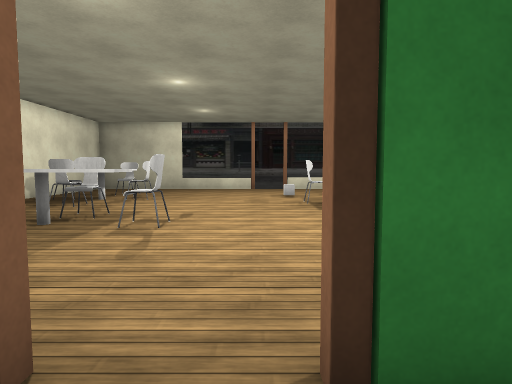
View 1 (above)

24 first-person views from a walk through a 3-D level made in the Unity game engine. The camera is 1.2 m above the floor, tilts 4° down and sees 75° across. Doors are open. The floor is counted in squares, 1 m on a side. Each view is taken from the middle of a square. On the plan, view 1 faces up. The plan holds only what a view shows up to about 14 squares ahead; the rest is blank. The place goes on beyond the plan. The player is left out. Some surface patterns are stand-ins.

View 2
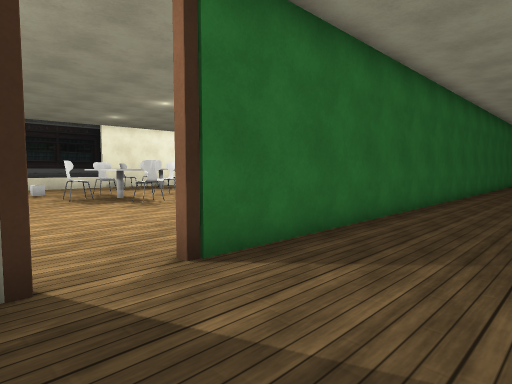

View 3
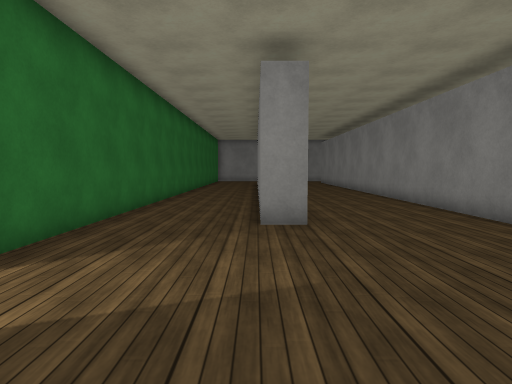

View 4
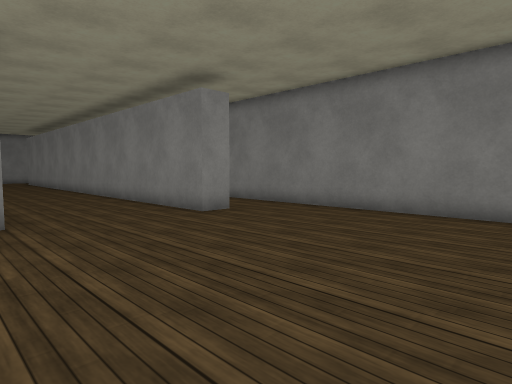

View 5
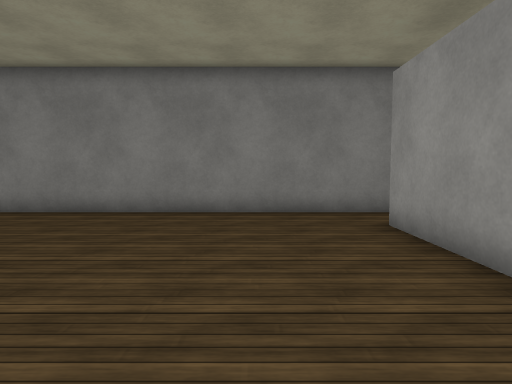

View 6
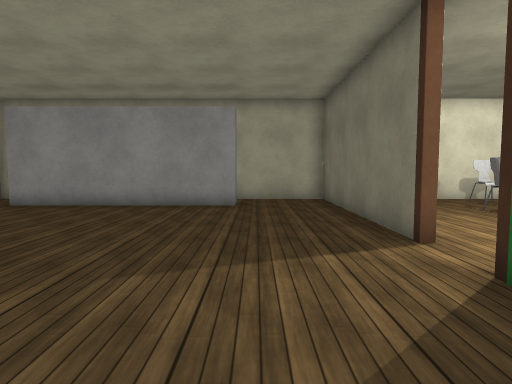

View 7
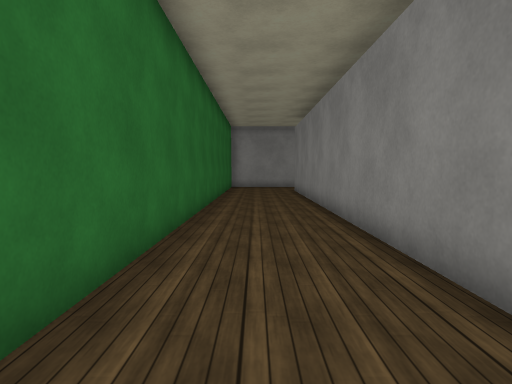

View 8
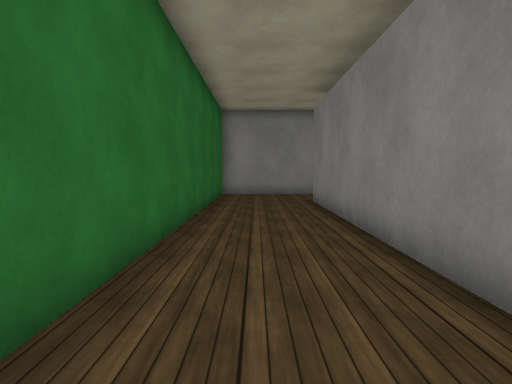

View 9
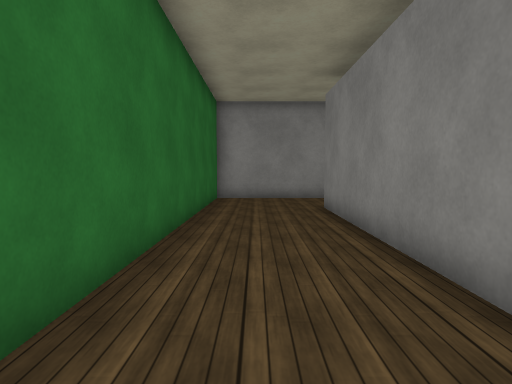

View 10
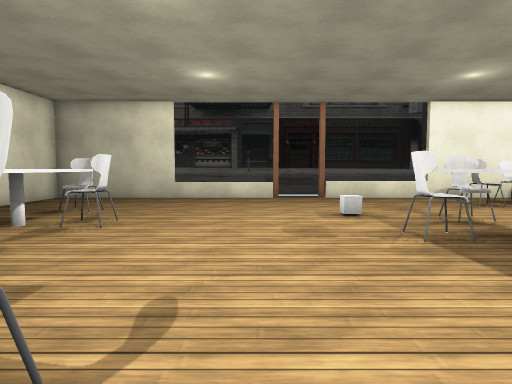

View 11
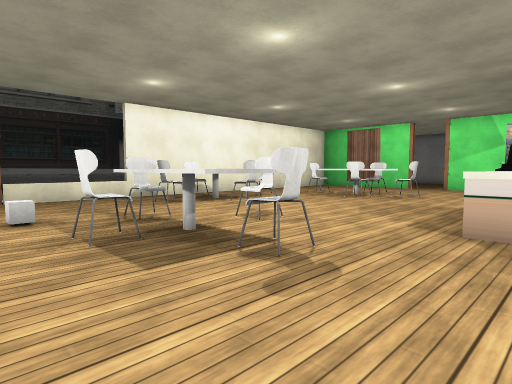

View 12
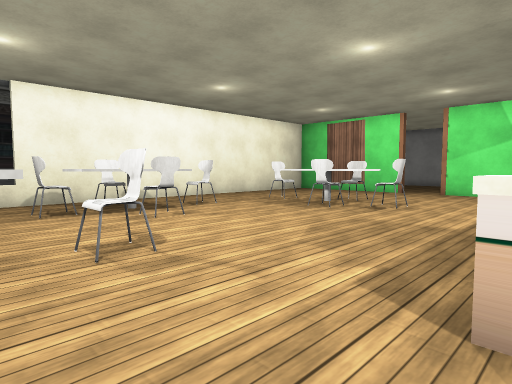

View 13
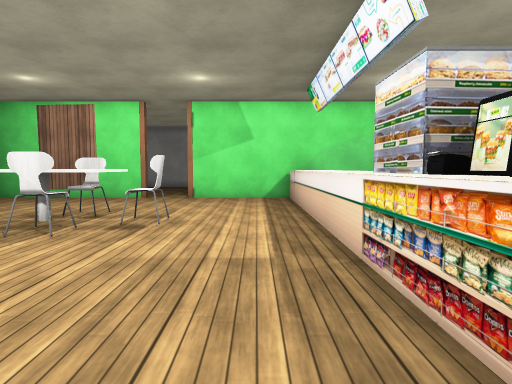

View 14
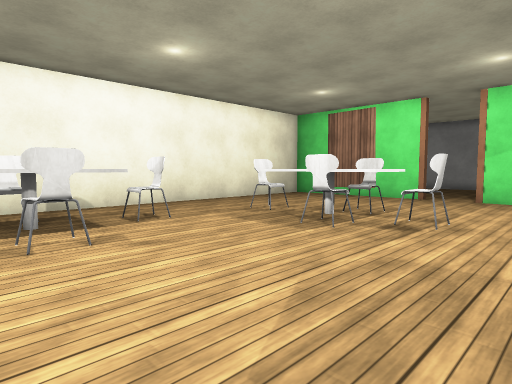

View 15
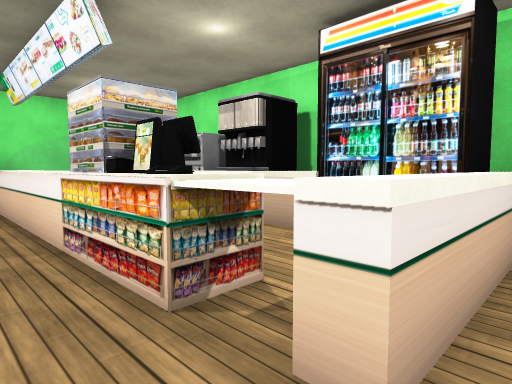

View 16
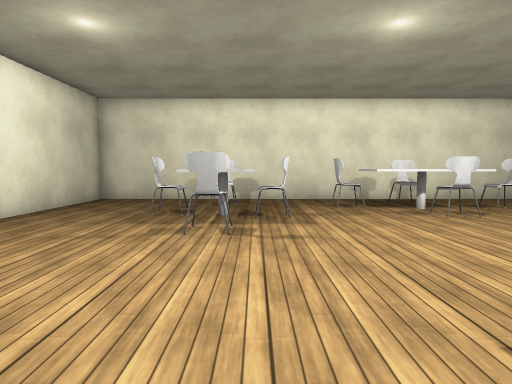

View 17
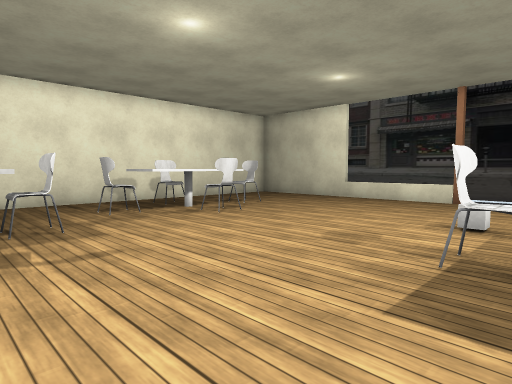

View 18
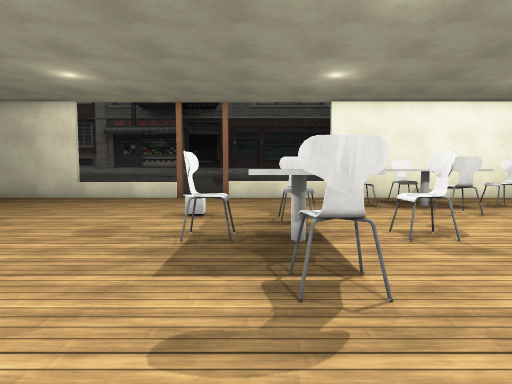

View 19
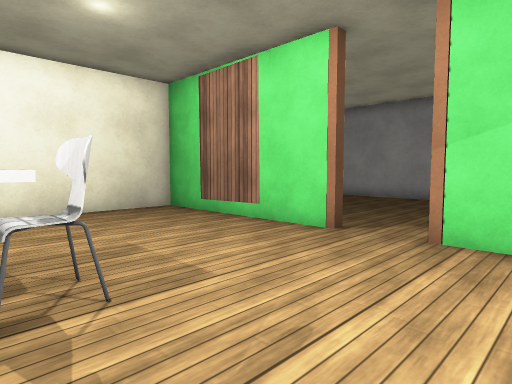

View 20
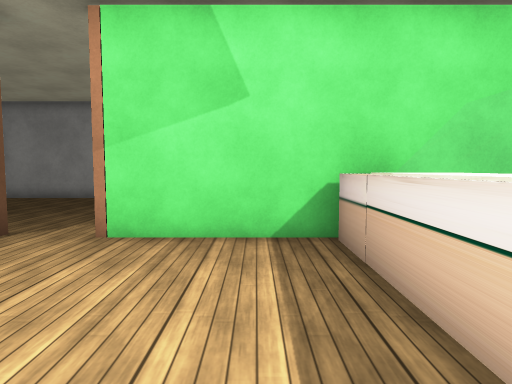

View 21
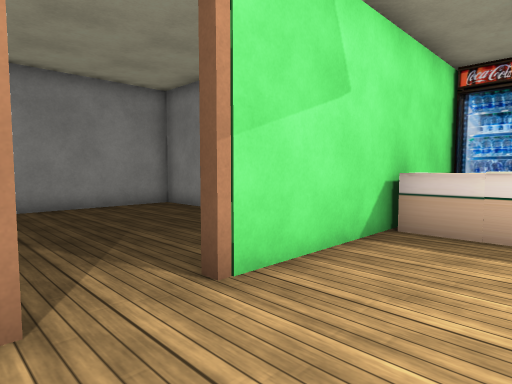

View 22
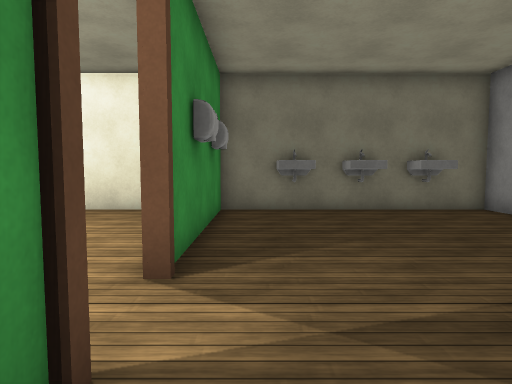

View 23
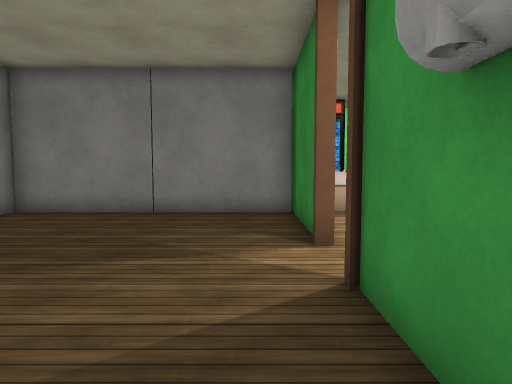

View 24
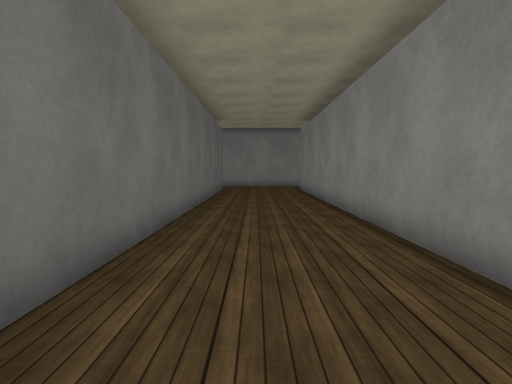

### Floor plan
Points are (right, up) in squares from view 1. A wall is a line through its corners. A room is listed if a view was taken in it or the views show most of it. See-through windows are left out.
Room 1 (views 1, 2, 3, 4, 5, 6, 7, 8, 9, 24)
walls: (9.6, -2.1) (25.2, -2.1); (4.1, -3.1) (4.1, -2); (3.7, -8.6) (3.7, -7.5) (20, -7.5); (20, -3.1) (8.4, -3.1); (18.5, 1.6) (0.4, 1.6); (-1.2, 1.6) (-9.2, 1.6) (-9.2, -1.8); (-7.5, -1.7) (-6.8, -1.7) (-6.8, -9.1); (28.7, -2.9) (28.7, 1.6) (20.4, 1.6); (-9.2, -11.1) (6.8, -11.1)
ways out: open door at (-0.5, 2) to room 2
objects: other object (19, 2) to (21, 4)
Room 2 (views 10, 11, 12, 13, 14, 15, 16, 17, 18, 19, 20, 21, 22, 23)
walls: (8.9, 16) (7.4, 16); (10.1, 16) (9.1, 16); (11.4, 7.6) (19.2, 7.6); (6.6, 4.5) (6.6, 7.6) (8.5, 7.6); (9.6, 3.7) (10.5, 3.7); (7.2, 2.2) (7.2, 3.6); (13.6, 3.4) (14.4, 3.4); (10.9, 1.9) (11.8, 1.9); (0, 19.8) (-9.2, 19.8) (-9.2, 1.9) (-3.9, 1.9); (20.8, 13.5) (20.8, 19.8); (20.5, 15.4) (20.5, 17.5); (21, 11.9) (21, 7.8) (28.7, 7.8) (28.7, 12.4); (20.8, 5.6) (20.8, 11.9); (21, 19.8) (21, 13.5); (28.7, 14.2) (28.7, 19.5); (28.5, 19.8) (1.6, 19.8)
ways out: open door at (-0.5, 2) to room 1; open door at (0.5, 20); open door at (21, 12.5)
objects: other object (-8, 7) to (-7, 7); other object (-8, 13) to (-7, 13); other object (-6, 10) to (-6, 11); other object (-6, 12) to (-5, 14); other object (-6, 15) to (-6, 16); other object (-5, 5) to (-5, 6); other object (-5, 6) to (-3, 8); other object (-5, 8) to (-4, 9); other object (-5, 13) to (-4, 13); other object (-3, 7) to (-2, 7); other object (2, 12) to (3, 12); other object (3, 10) to (4, 13); other object (4, 9) to (4, 10); other object (4, 13) to (4, 14); other object (6, 12); other object (6, 16) to (7, 17); other object (7, 4) to (9, 4); other object (8, 15) to (9, 15); other object (8, 18) to (9, 18); other object (9, 7); other object (10, 7); other object (11, 3) to (13, 4); other object (11, 6) to (11, 7); other object (11, 16) to (11, 17); other object (13, 13) to (14, 13); other object (14, 11) to (15, 12); other object (14, 14) to (15, 15); other object (14, 16) to (15, 16); other object (15, 13) to (16, 14); other object (20, 7); other object (23, 19); other object (25, 19); other object (26, 19) to (27, 19)

Where each view was taken, in squares from view 1:
view 1: 0 up, 0 right, facing up
view 2: 2 down, 2 left, facing up-right
view 3: 2 down, 3 left, facing right
view 4: 2 down, 4 left, facing down-right
view 5: 2 down, 4 left, facing down
view 6: 1 down, 4 right, facing left
view 7: 0 up, 7 right, facing right
view 8: 0 up, 13 right, facing right
view 9: 0 up, 15 right, facing right
view 10: 6 up, 1 left, facing up
view 11: 6 up, 0 right, facing up-right
view 12: 7 up, 4 right, facing up-right
view 13: 9 up, 7 right, facing right
view 14: 9 up, 7 right, facing up-right
view 15: 9 up, 6 right, facing down-right
view 16: 8 up, 4 right, facing left
view 17: 7 up, 3 right, facing up-left
view 18: 6 up, 3 right, facing up
view 19: 10 up, 15 right, facing up-right
view 20: 9 up, 15 right, facing right
view 21: 14 up, 18 right, facing down-right
view 22: 10 up, 22 right, facing up
view 23: 17 up, 22 right, facing down
view 24: 5 down, 6 right, facing right
